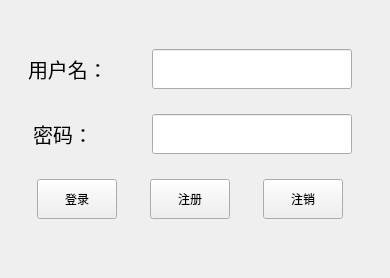
<?xml version="1.0" encoding="UTF-8"?>
<ui version="4.0">
 <class>TcpClient</class>
 <widget class="QWidget" name="TcpClient">
  <property name="geometry">
   <rect>
    <x>0</x>
    <y>0</y>
    <width>390</width>
    <height>278</height>
   </rect>
  </property>
  <property name="windowTitle">
   <string>TcpClient</string>
  </property>
  <widget class="QWidget" name="layoutWidget">
   <property name="geometry">
    <rect>
     <x>10</x>
     <y>30</y>
     <width>361</width>
     <height>211</height>
    </rect>
   </property>
   <layout class="QVBoxLayout" name="verticalLayout_2">
    <item>
     <layout class="QHBoxLayout" name="horizontalLayout">
      <item>
       <widget class="QLabel" name="usr_name">
        <property name="minimumSize">
         <size>
          <width>100</width>
          <height>40</height>
         </size>
        </property>
        <property name="maximumSize">
         <size>
          <width>100</width>
          <height>40</height>
         </size>
        </property>
        <property name="font">
         <font>
          <family>方正宋刻本秀楷简体</family>
          <pointsize>15</pointsize>
         </font>
        </property>
        <property name="text">
         <string>用户名：</string>
        </property>
       </widget>
      </item>
      <item>
       <widget class="QLineEdit" name="usr_name_text">
        <property name="minimumSize">
         <size>
          <width>200</width>
          <height>40</height>
         </size>
        </property>
        <property name="maximumSize">
         <size>
          <width>200</width>
          <height>40</height>
         </size>
        </property>
        <property name="font">
         <font>
          <pointsize>15</pointsize>
         </font>
        </property>
       </widget>
      </item>
     </layout>
    </item>
    <item>
     <layout class="QHBoxLayout" name="horizontalLayout_2">
      <item>
       <widget class="QLabel" name="usr_passwd">
        <property name="minimumSize">
         <size>
          <width>100</width>
          <height>40</height>
         </size>
        </property>
        <property name="maximumSize">
         <size>
          <width>100</width>
          <height>40</height>
         </size>
        </property>
        <property name="font">
         <font>
          <family>方正宋刻本秀楷简体</family>
          <pointsize>15</pointsize>
         </font>
        </property>
        <property name="text">
         <string> 密码：</string>
        </property>
       </widget>
      </item>
      <item>
       <widget class="QLineEdit" name="usr_passwd_text">
        <property name="minimumSize">
         <size>
          <width>200</width>
          <height>40</height>
         </size>
        </property>
        <property name="maximumSize">
         <size>
          <width>200</width>
          <height>40</height>
         </size>
        </property>
        <property name="font">
         <font>
          <pointsize>15</pointsize>
         </font>
        </property>
       </widget>
      </item>
     </layout>
    </item>
    <item>
     <layout class="QHBoxLayout" name="horizontalLayout_3">
      <item>
       <widget class="QPushButton" name="login_btn">
        <property name="minimumSize">
         <size>
          <width>80</width>
          <height>40</height>
         </size>
        </property>
        <property name="maximumSize">
         <size>
          <width>80</width>
          <height>40</height>
         </size>
        </property>
        <property name="text">
         <string>登录</string>
        </property>
       </widget>
      </item>
      <item>
       <widget class="QPushButton" name="register_btn">
        <property name="minimumSize">
         <size>
          <width>80</width>
          <height>40</height>
         </size>
        </property>
        <property name="maximumSize">
         <size>
          <width>80</width>
          <height>40</height>
         </size>
        </property>
        <property name="text">
         <string>注册</string>
        </property>
       </widget>
      </item>
      <item>
       <widget class="QPushButton" name="logoff_btn">
        <property name="minimumSize">
         <size>
          <width>80</width>
          <height>40</height>
         </size>
        </property>
        <property name="maximumSize">
         <size>
          <width>80</width>
          <height>40</height>
         </size>
        </property>
        <property name="text">
         <string>注销</string>
        </property>
       </widget>
      </item>
     </layout>
    </item>
   </layout>
  </widget>
 </widget>
 <resources/>
 <connections/>
</ui>
